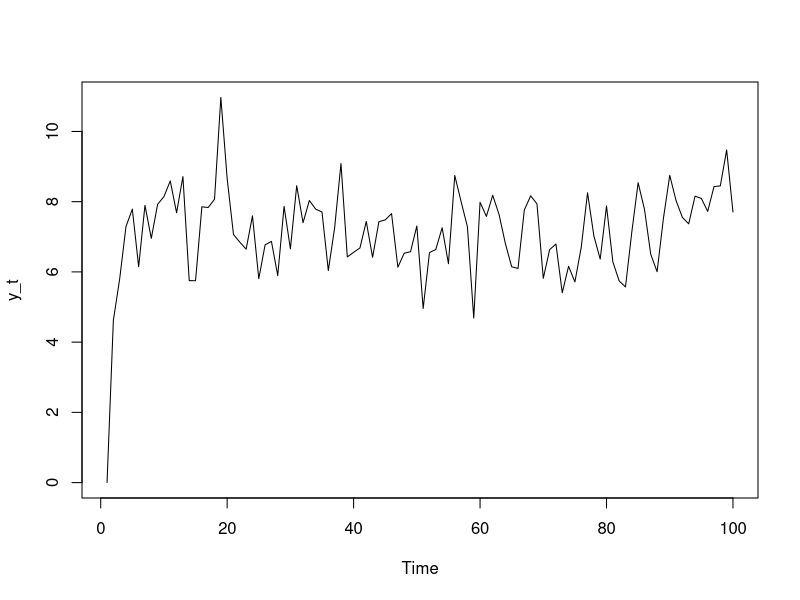
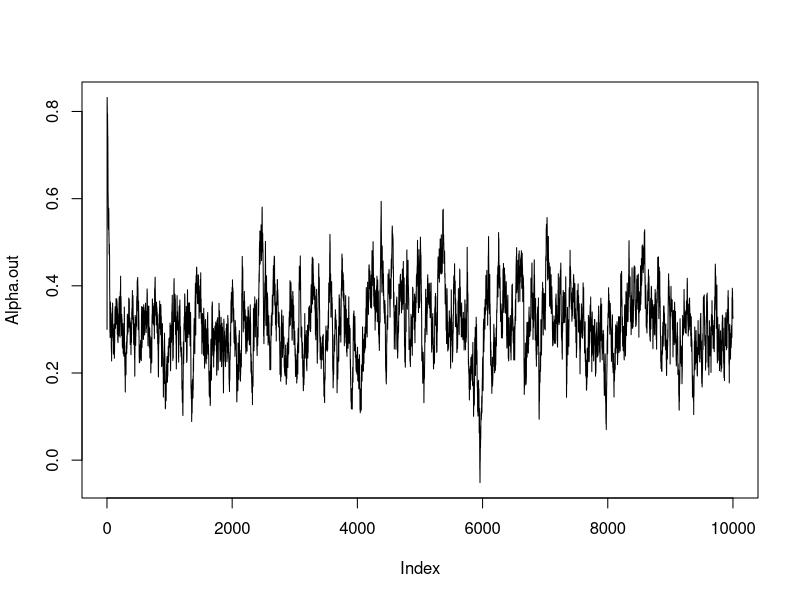
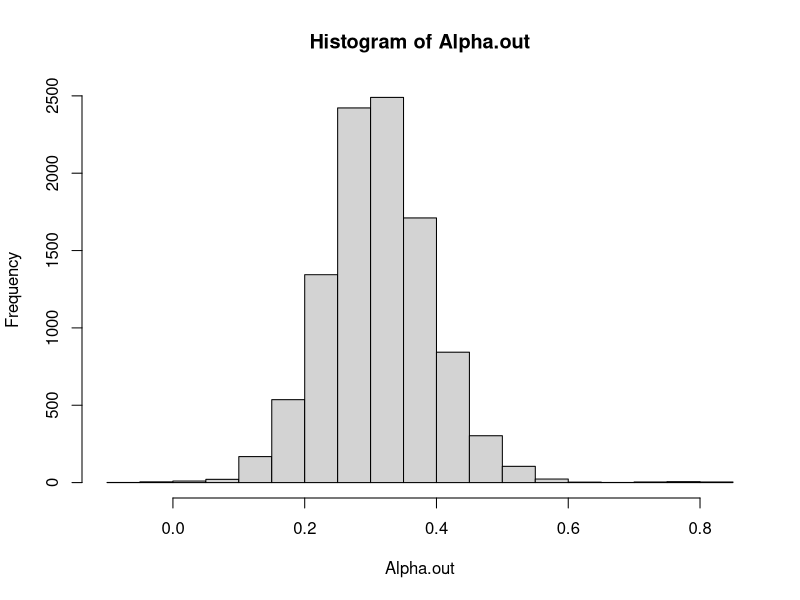
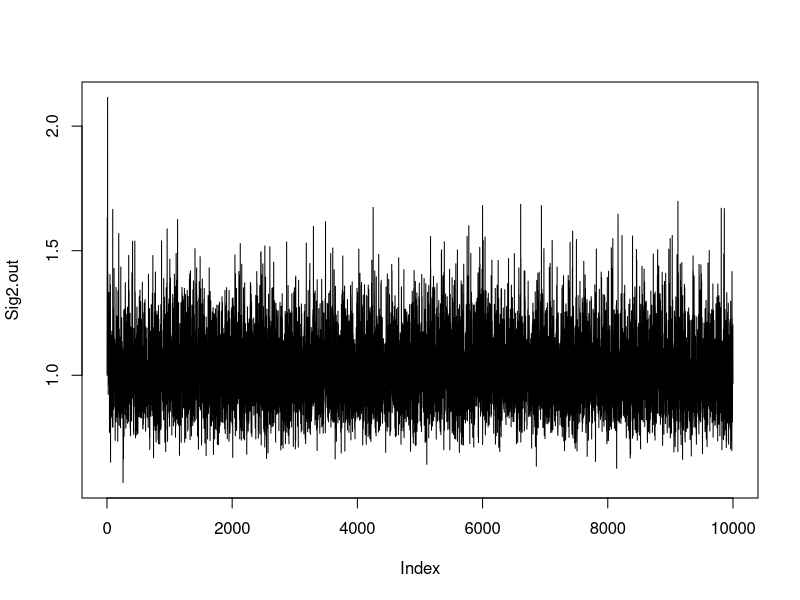
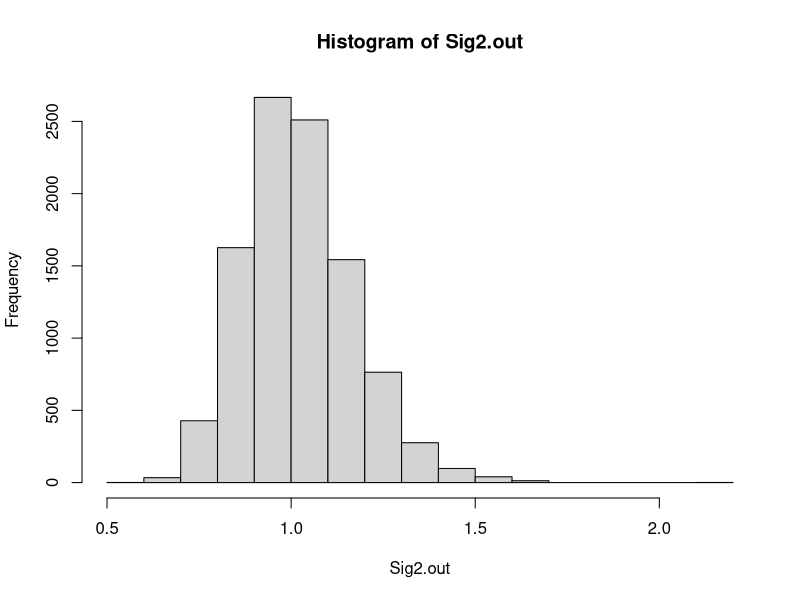
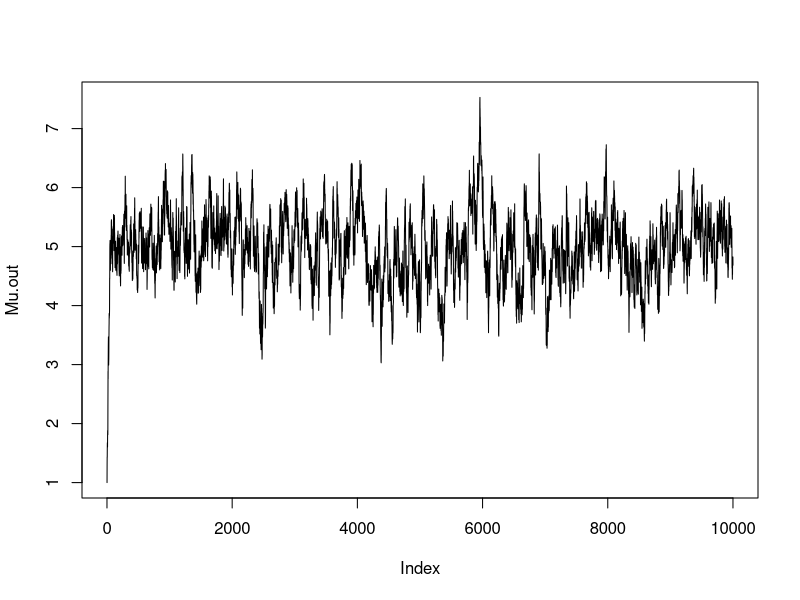
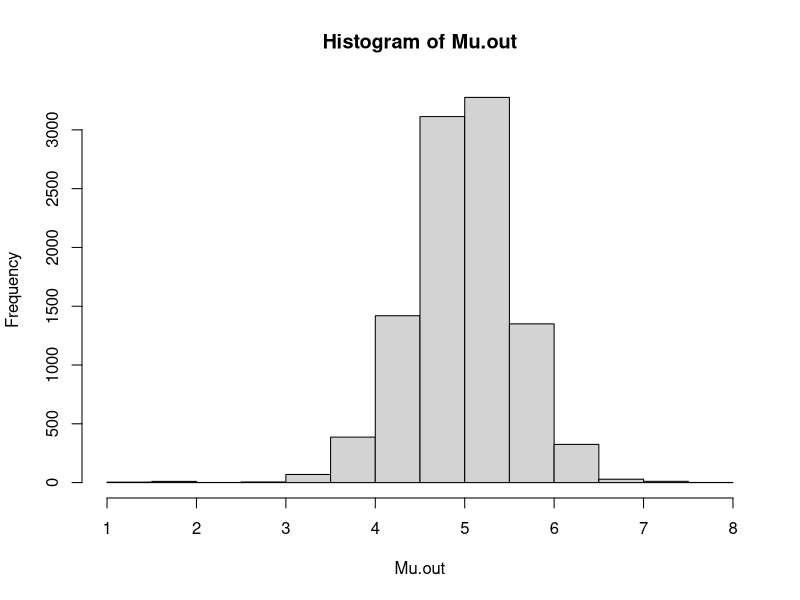
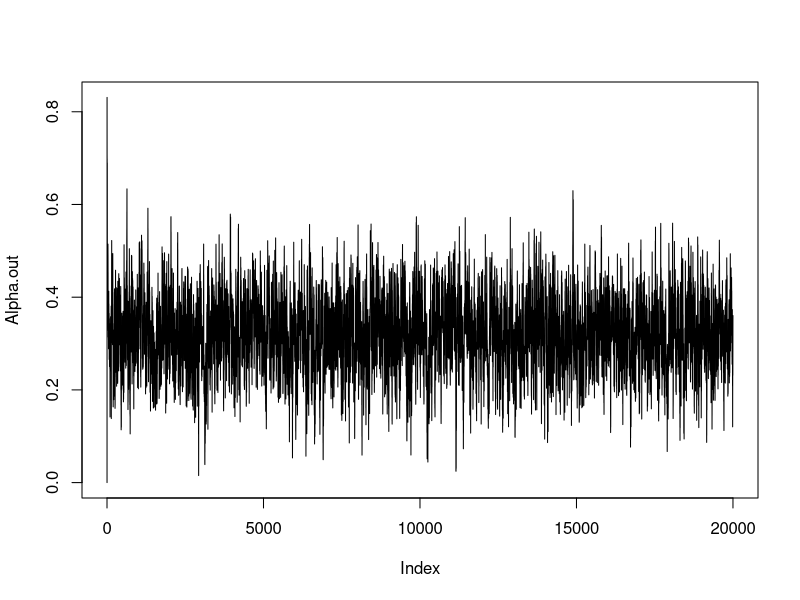

Reproduce these figures in R, in order.
###Simulation AR(1)
alpha <- 0.3
e_t <- rnorm(100,0,1)
mu <- 5

y_t <- as.numeric(length(e_t))
y_t[1] <- 0

for(i in 2:length(e_t)){
  y_t[i] <- mu + alpha*y_t[i-1] + e_t[i]
}

plot.ts(y_t)

#######################################################################

updateAlpha <- function(y,mu,sig2){
  alpha <- NULL
  y1 <- y[-c(1)]
  y2 <- y[-c(length(y))]
  
  m.post <- (sum(y1*y2) - mu*sum(y2))/sum(y2^2)
  sig.post <- sig2/sum(y2^2)
  
  I <- 2
  while(I > 0){
    alpha <- rnorm(1,m.post,sqrt(sig.post))
    if(alpha >-1 & alpha < 1){
      I <- 0
    }
  }
  
  return(alpha)
}

updateSig2 <- function(a,b,y,alpha,mu,n){
  y1 <- y[-c(1)]
  y2 <- y[-c(length(y))]
  
  a.post <- (n-1)/2 + a
  b.post <- sum((y1 - mu - alpha*y2)^2)/2 + b
  
  return(1/rgamma(1,a.post,b.post))
}

updateMu <- function(sig2mu,alpha,y,sig2,n){
  y1 <- y[-c(1)]
  y2 <- y[-c(length(y))]
  
  sig2.post <- 1/((n-1)/sig2 + 1/sig2mu)
  m.post <- sig2.post * (sum(y1) - alpha*sum(y2))/sig2
  return(rnorm(1,m.post,sqrt(sig2.post)))
}

######################################################################

Niter <- 10000
Alpha.out <- array(NA, dim = Niter)
Sig2.out <- array(NA, dim = Niter)
Mu.out <- array(NA, dim = Niter)

Mu.out[1] <- 1
Alpha.out[1] <- alpha
Sig2.out[1] <- 1
Y <- y_t
N <- 100

for(i in 2:Niter){
  Alpha.out[i] <- updateAlpha(Y,Mu.out[i-1],Sig2.out[i-1])
  Sig2.out[i] <- updateSig2(0.01,0.01,Y,Alpha.out[i],Mu.out[i-1],N)
  Mu.out[i] <- updateMu(100,Alpha.out[i],Y,Sig2.out[i],N)
  print(i)
} 

plot(Alpha.out,type='l')
hist(Alpha.out)
mean(Alpha.out)
quantile(Alpha.out,probs = c(0.025,0.975))

plot(Sig2.out,type='l')
hist(Sig2.out)
mean(Sig2.out)
quantile(Sig2.out,probs = c(0.025,0.975))

plot(Mu.out,type='l')
hist(Mu.out)
mean(Mu.out)
quantile(Mu.out,probs = c(0.025,0.975))

#############################################################################
data(airquality, package = "datasets")
Wind = airquality$Wind  # wind speed
Temp = airquality$Temp  # air temperature
N = dim(airquality)[1]  # number of data points

#############################################################################
#Modeling AR(1)
Niter <- 20000
Alpha.out <- array(NA, dim = Niter)
Sig2.out <- array(NA, dim = Niter)
Mu.out <- array(NA, dim = Niter)

Alpha.out[1] <- 0
Mu.out[1] <- 1
Sig2.out[1] <- 1
Y <- Wind
N <- 153

for(i in 2:Niter){
  Alpha.out[i] <- updateAlpha(Y,Mu.out[i-1],Sig2.out[i-1])
  Sig2.out[i] <- updateSig2(0.01,0.01,Y,Alpha.out[i],Mu.out[i-1],N)
  Mu.out[i] <- updateMu(100,Alpha.out[i],Y,Sig2.out[i],N)
  print(i)
} 

plot(Alpha.out,type='l')
hist(Alpha.out)
mean(Alpha.out)
quantile(Alpha.out,probs = c(0.025,0.975))

plot(Sig2.out,type='l')
hist(Sig2.out)
mean(Sig2.out)
quantile(Sig2.out,probs = c(0.025,0.975))

plot(Mu.out,type='l')
hist(Mu.out)
mean(Mu.out)
quantile(Mu.out,probs = c(0.025,0.975))

#################################################################################
Nburn <- 5000
Thinning <- 10
Alpha <- Alpha.out[seq(Nburn+1,Niter,by=Thinning)]
Sig2 <- Sig2.out[seq(Nburn+1,Niter,by=Thinning)]
Mu <- Mu.out[seq(Nburn+1,Niter,by=Thinning)]

################################################################################
#Residuals
Y2 <- Wind[-N]

Residuals <- array(NA, dim = c(length(Alpha), length(Y2)))

for(i in 1:dim(Residuals)[1]){
    for(j in 1:dim(Residuals)[2]){
        Residuals[i,j] <- Mu[i] + Alpha[i] * Y2[j] + Sig2[i]*rnorm(1,0,1)
    }
}

medians <- apply(Residuals,2,median)
plot(medians,type='l')
library(tseries)
adf.test(medians)

#Prediction
Prediction <- array(NA, dim = c(length(Alpha), 10))
Prediction[,1] <- Mu + Alpha * Y[N] + Sig2*rnorm(length(Alpha),0,1)
for(i in 1:dim(Prediction)[1]){
    for(j in 2:dim(Prediction)[2]){
      Prediction[i,j] <- Mu[i] + Alpha[i] * Prediction[i,j-1] + Sig2[i]*rnorm(1,0,1)
    }
}

means <- colMeans(Prediction)
plot.ts(Y,xlim=c(0,163))
lines(x = 154:163,means,type='l',col='red')

cred1 <- NULL; cred2 <- NULL
for(i in 1:dim(Prediction)[2]){
    cred1[i] <- quantile(Prediction[,i], probs = 0.025)
    cred2[i] <- quantile(Prediction[,i], probs = 0.975)
}

